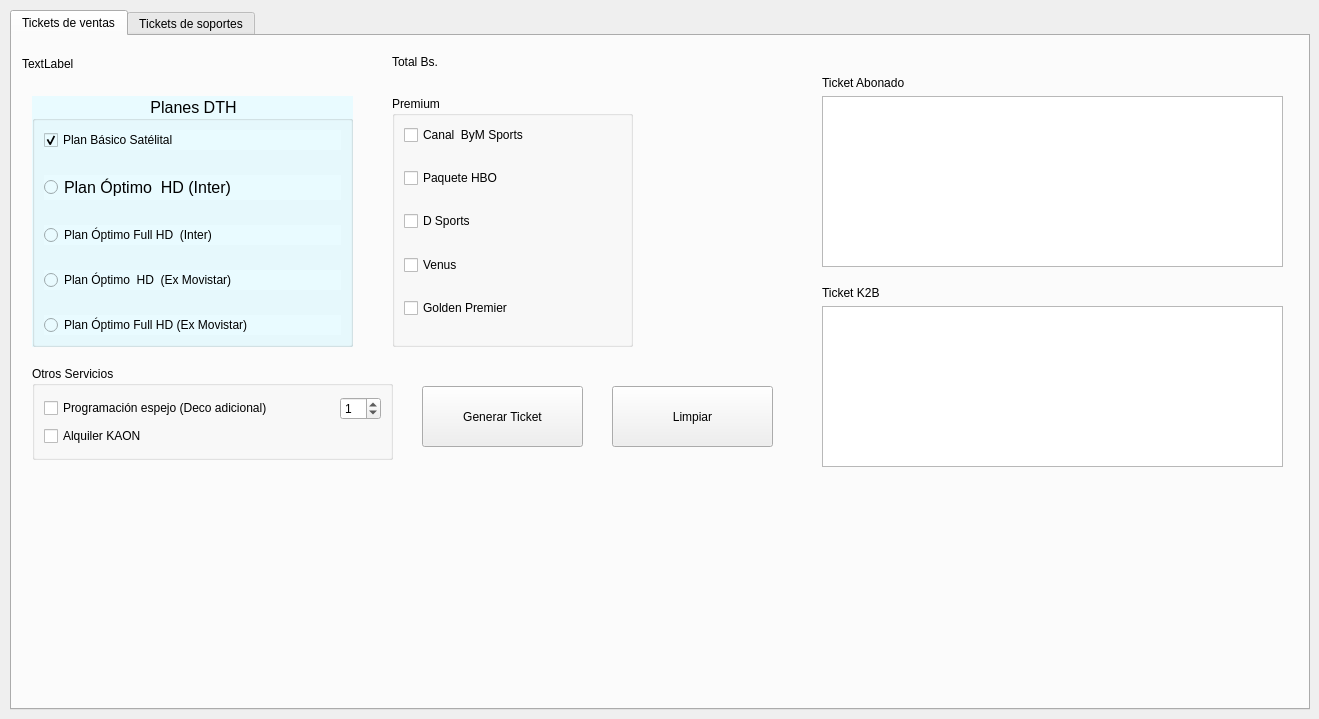
   <widget class="QWidget" name="tabSupportSatelital">
    <attribute name="icon">
     <iconset resource="images.qrc">
      <normaloff>:/images/images/icons/satelital.png</normaloff>:/images/images/icons/satelital.png</iconset>
    </attribute>
    <attribute name="title">
     <string>Soporte Televisión Satélital</string>
    </attribute>
    <widget class="QTabWidget" name="tabWidgetTicketsDTH">
     <property name="geometry">
      <rect>
       <x>10</x>
       <y>10</y>
       <width>1300</width>
       <height>700</height>
      </rect>
     </property>
     <property name="currentIndex">
      <number>0</number>
     </property>
     <property name="iconSize">
      <size>
       <width>24</width>
       <height>24</height>
      </size>
     </property>
     <property name="elideMode">
      <enum>Qt::ElideLeft</enum>
     </property>
     <property name="usesScrollButtons">
      <bool>true</bool>
     </property>
     <widget class="QWidget" name="tab">
      <attribute name="icon">
       <iconset resource="images.qrc">
        <normaloff>:/images/images/icons/tv.png</normaloff>:/images/images/icons/tv.png</iconset>
      </attribute>
      <attribute name="title">
       <string>Tickets de ventas</string>
      </attribute>
      <widget class="QGroupBox" name="groupBox">
       <property name="geometry">
        <rect>
         <x>20</x>
         <y>60</y>
         <width>321</width>
         <height>251</height>
        </rect>
       </property>
       <property name="font">
        <font>
         <family>Arial</family>
         <pointsize>12</pointsize>
         <weight>50</weight>
         <italic>false</italic>
         <bold>false</bold>
        </font>
       </property>
       <property name="acceptDrops">
        <bool>true</bool>
       </property>
       <property name="styleSheet">
        <string notr="true">background: rgb(233, 251, 255);
font: 12pt &quot;Arial&quot;;</string>
       </property>
       <property name="title">
        <string>Planes DTH</string>
       </property>
       <property name="alignment">
        <set>Qt::AlignCenter</set>
       </property>
       <property name="flat">
        <bool>false</bool>
       </property>
       <layout class="QGridLayout" name="gridLayout_3">
        <item row="0" column="0">
         <layout class="QVBoxLayout" name="verticalLayout">
          <item>
           <widget class="QCheckBox" name="basico_satelital_dth">
            <property name="text">
             <string>Plan Básico Satélital</string>
            </property>
            <property name="checked">
             <bool>true</bool>
            </property>
           </widget>
          </item>
          <item>
           <spacer name="verticalSpacer_5">
            <property name="orientation">
             <enum>Qt::Vertical</enum>
            </property>
            <property name="sizeHint" stdset="0">
             <size>
              <width>20</width>
              <height>40</height>
             </size>
            </property>
           </spacer>
          </item>
          <item>
           <widget class="QRadioButton" name="optimo_hd_inter">
            <property name="font">
             <font>
              <family>Arial</family>
              <pointsize>12</pointsize>
              <weight>50</weight>
              <italic>false</italic>
              <bold>false</bold>
             </font>
            </property>
            <property name="text">
             <string>Plan Óptimo  HD (Inter)</string>
            </property>
           </widget>
          </item>
          <item>
           <spacer name="verticalSpacer">
            <property name="orientation">
             <enum>Qt::Vertical</enum>
            </property>
            <property name="sizeHint" stdset="0">
             <size>
              <width>20</width>
              <height>40</height>
             </size>
            </property>
           </spacer>
          </item>
          <item>
           <widget class="QRadioButton" name="optimo_full_hd_inter">
            <property name="text">
             <string>Plan Óptimo Full HD  (Inter)</string>
            </property>
           </widget>
          </item>
          <item>
           <spacer name="verticalSpacer_2">
            <property name="orientation">
             <enum>Qt::Vertical</enum>
            </property>
            <property name="sizeHint" stdset="0">
             <size>
              <width>20</width>
              <height>40</height>
             </size>
            </property>
           </spacer>
          </item>
          <item>
           <widget class="QRadioButton" name="optimo_hd_movistar">
            <property name="text">
             <string>Plan Óptimo  HD  (Ex Movistar)</string>
            </property>
           </widget>
          </item>
          <item>
           <spacer name="verticalSpacer_3">
            <property name="orientation">
             <enum>Qt::Vertical</enum>
            </property>
            <property name="sizeHint" stdset="0">
             <size>
              <width>20</width>
              <height>40</height>
             </size>
            </property>
           </spacer>
          </item>
          <item>
           <widget class="QRadioButton" name="optimo_full_hd_movistar">
            <property name="text">
             <string>Plan Óptimo Full HD (Ex Movistar)</string>
            </property>
           </widget>
          </item>
         </layout>
        </item>
        <item row="1" column="0">
         <spacer name="verticalSpacer_4">
          <property name="orientation">
           <enum>Qt::Vertical</enum>
          </property>
          <property name="sizeHint" stdset="0">
           <size>
            <width>20</width>
            <height>40</height>
           </size>
          </property>
         </spacer>
        </item>
       </layout>
      </widget>
      <widget class="QGroupBox" name="groupBox_3">
       <property name="geometry">
        <rect>
         <x>380</x>
         <y>60</y>
         <width>241</width>
         <height>251</height>
        </rect>
       </property>
       <property name="title">
        <string>Premium</string>
       </property>
       <layout class="QGridLayout" name="gridLayout_4">
        <item row="0" column="0">
         <layout class="QVBoxLayout" name="verticalLayout_2">
          <item>
           <widget class="QCheckBox" name="bym_dth">
            <property name="text">
             <string>Canal  ByM Sports</string>
            </property>
           </widget>
          </item>
          <item>
           <spacer name="verticalSpacer_6">
            <property name="orientation">
             <enum>Qt::Vertical</enum>
            </property>
            <property name="sizeHint" stdset="0">
             <size>
              <width>20</width>
              <height>40</height>
             </size>
            </property>
           </spacer>
          </item>
          <item>
           <widget class="QCheckBox" name="hbo_dth">
            <property name="text">
             <string>Paquete HBO</string>
            </property>
           </widget>
          </item>
          <item>
           <spacer name="verticalSpacer_7">
            <property name="orientation">
             <enum>Qt::Vertical</enum>
            </property>
            <property name="sizeHint" stdset="0">
             <size>
              <width>20</width>
              <height>40</height>
             </size>
            </property>
           </spacer>
          </item>
          <item>
           <widget class="QCheckBox" name="dsports_dth">
            <property name="text">
             <string>D Sports</string>
            </property>
           </widget>
          </item>
          <item>
           <spacer name="verticalSpacer_8">
            <property name="orientation">
             <enum>Qt::Vertical</enum>
            </property>
            <property name="sizeHint" stdset="0">
             <size>
              <width>20</width>
              <height>40</height>
             </size>
            </property>
           </spacer>
          </item>
          <item>
           <widget class="QCheckBox" name="venus_dth">
            <property name="text">
             <string>Venus</string>
            </property>
           </widget>
          </item>
          <item>
           <spacer name="verticalSpacer_9">
            <property name="orientation">
             <enum>Qt::Vertical</enum>
            </property>
            <property name="sizeHint" stdset="0">
             <size>
              <width>20</width>
              <height>40</height>
             </size>
            </property>
           </spacer>
          </item>
          <item>
           <widget class="QCheckBox" name="goldem_dth">
            <property name="text">
             <string>Golden Premier</string>
            </property>
           </widget>
          </item>
          <item>
           <spacer name="verticalSpacer_10">
            <property name="orientation">
             <enum>Qt::Vertical</enum>
            </property>
            <property name="sizeHint" stdset="0">
             <size>
              <width>20</width>
              <height>40</height>
             </size>
            </property>
           </spacer>
          </item>
         </layout>
        </item>
       </layout>
      </widget>
      <widget class="QLabel" name="lblPriceReferentialDolarDTH">
       <property name="geometry">
        <rect>
         <x>10</x>
         <y>20</y>
         <width>671</width>
         <height>16</height>
        </rect>
       </property>
       <property name="text">
        <string>TextLabel</string>
       </property>
      </widget>
      <widget class="QGroupBox" name="groupBox_2">
       <property name="geometry">
        <rect>
         <x>20</x>
         <y>330</y>
         <width>361</width>
         <height>94</height>
        </rect>
       </property>
       <property name="title">
        <string>Otros Servicios</string>
       </property>
       <layout class="QGridLayout" name="gridLayout_5">
        <item row="0" column="0">
         <layout class="QVBoxLayout" name="verticalLayout_3">
          <item>
           <layout class="QHBoxLayout" name="horizontalLayout_5">
            <item>
             <widget class="QCheckBox" name="deco_dth">
              <property name="text">
               <string>Programación espejo (Deco adicional)</string>
              </property>
             </widget>
            </item>
            <item>
             <spacer name="horizontalSpacer_3">
              <property name="orientation">
               <enum>Qt::Horizontal</enum>
              </property>
              <property name="sizeHint" stdset="0">
               <size>
                <width>40</width>
                <height>20</height>
               </size>
              </property>
             </spacer>
            </item>
            <item>
             <widget class="QSpinBox" name="deco_adicional_dth">
              <property name="value">
               <number>1</number>
              </property>
             </widget>
            </item>
           </layout>
          </item>
          <item>
           <widget class="QCheckBox" name="kaon_dth">
            <property name="text">
             <string>Alquiler KAON</string>
            </property>
           </widget>
          </item>
         </layout>
        </item>
       </layout>
      </widget>
      <widget class="QLabel" name="lbl_total_dth">
       <property name="geometry">
        <rect>
         <x>380</x>
         <y>10</y>
         <width>201</width>
         <height>31</height>
        </rect>
       </property>
       <property name="text">
        <string>Total Bs.</string>
       </property>
      </widget>
      <widget class="QPushButton" name="btn_ticket_dth">
       <property name="geometry">
        <rect>
         <x>410</x>
         <y>350</y>
         <width>161</width>
         <height>61</height>
        </rect>
       </property>
       <property name="text">
        <string>Generar Ticket</string>
       </property>
       <property name="icon">
        <iconset resource="images.qrc">
         <normaloff>:/images/images/icons/refresh.png</normaloff>:/images/images/icons/refresh.png</iconset>
       </property>
      </widget>
      <widget class="QPushButton" name="btn_clear_dth">
       <property name="geometry">
        <rect>
         <x>600</x>
         <y>350</y>
         <width>161</width>
         <height>61</height>
        </rect>
       </property>
       <property name="text">
        <string>Limpiar</string>
       </property>
       <property name="icon">
        <iconset resource="images.qrc">
         <normaloff>:/images/images/icons/delete.png</normaloff>:/images/images/icons/delete.png</iconset>
       </property>
      </widget>
      <widget class="QWidget" name="layoutWidget">
       <property name="geometry">
        <rect>
         <x>810</x>
         <y>40</y>
         <width>461</width>
         <height>191</height>
        </rect>
       </property>
       <layout class="QVBoxLayout" name="verticalLayout_4">
        <item>
         <widget class="QLabel" name="label_3">
          <property name="text">
           <string>Ticket Abonado</string>
          </property>
         </widget>
        </item>
        <item>
         <widget class="QPlainTextEdit" name="txtticket_ab_dth"/>
        </item>
       </layout>
      </widget>
      <widget class="QWidget" name="layoutWidget">
       <property name="geometry">
        <rect>
         <x>810</x>
         <y>250</y>
         <width>461</width>
         <height>181</height>
        </rect>
       </property>
       <layout class="QVBoxLayout" name="verticalLayout_5">
        <item>
         <widget class="QLabel" name="label_7">
          <property name="text">
           <string>Ticket K2B</string>
          </property>
         </widget>
        </item>
        <item>
         <widget class="QPlainTextEdit" name="txtticket_k2b_dth"/>
        </item>
       </layout>
      </widget>
     </widget>
     <widget class="QWidget" name="tab_2">
      <attribute name="icon">
       <iconset resource="images.qrc">
        <normaloff>:/images/images/icons/support.png</normaloff>:/images/images/icons/support.png</iconset>
      </attribute>
      <attribute name="title">
       <string>Tickets de soportes</string>
      </attribute>
     </widget>
    </widget>
   </widget>
